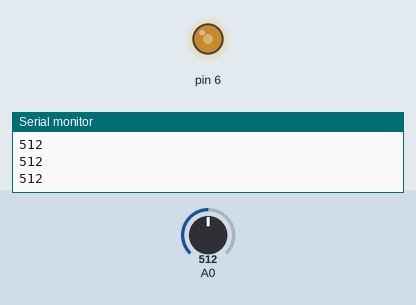
A sketch run on a simulated Arduino Uno, built with avr-gcc and run on an emulated ATmega328P. Parts: output pins drawn as LEDs (lit = HIGH), the last lines printed to the serial monitor. The test bench sets the inputs (shaded band); at power-on: A0 = 512.

Above: at 1.2 s.
1.3 s: A0 set to 716
At 2.0 s:
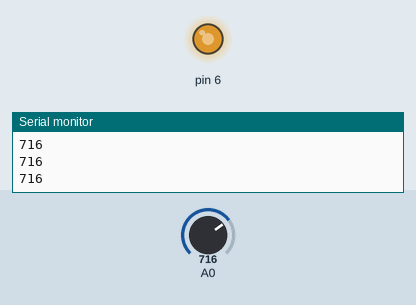
2.8 s: A0 set to 900
At 3.4 s:
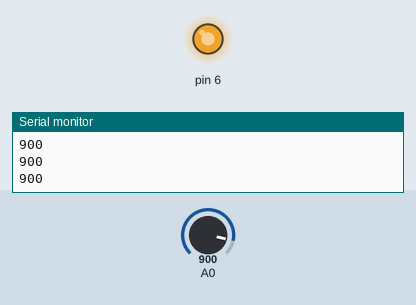
4.3 s: A0 set to 122
At 4.7 s:
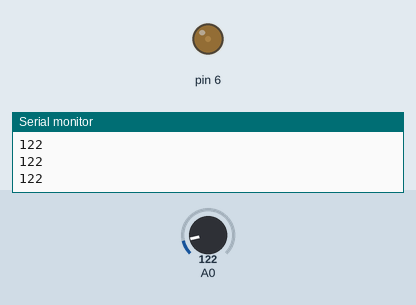
5.8 s: A0 set to 0
At 7.0 s:
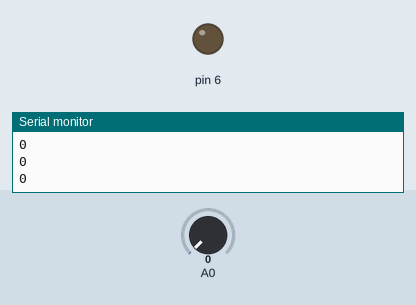
7.3 s: A0 set to 511
At 8.5 s:
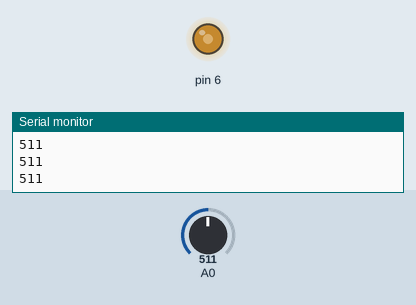
Timing chart, 0 to 9.8 s (numbered marks = the images above; inputs shaded):
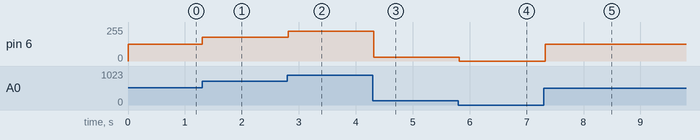

Measured:
- after the input at 1.3 s, pin 6: 127/255 → 178/255 at once
- after the input at 2.8 s, pin 6: 178/255 → 224/255 at once
- after the input at 4.3 s, pin 6: 224/255 → 30/255 at once
- after the input at 5.8 s, pin 6: 30/255 → 0/255 at once
- after the input at 7.3 s, pin 6: 0/255 → 127/255 at once

The sketch:

13.Resistor_01.ino
```cpp
void setup() {
  Serial.begin(9600);
  pinMode(6, OUTPUT);
}

void loop() {
  int readValue = analogRead(A0);
  Serial.println(readValue);
  // map()이라는 내장함수를 이용해 입력값을 최소,최대값을 설정하고 그에 따른 출력값을 매핑하여 변환해주는 것
  // map(매개변수, 입력값의 최소값, 입력값의 최대값, 출력값의 최소값, 출력값의 최대값)
  readValue = map(readValue, 0, 1023, 0, 255);
  analogWrite(6, readValue);
  delay(100);
}
```
